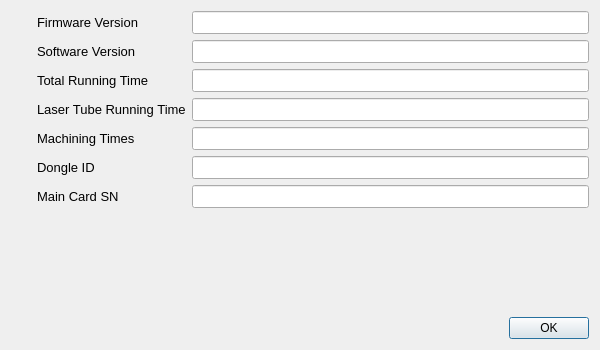
<?xml version="1.0" encoding="UTF-8"?>
<ui version="4.0">
 <class>MainCardInfoDialog</class>
 <widget class="QDialog" name="MainCardInfoDialog">
  <property name="geometry">
   <rect>
    <x>0</x>
    <y>0</y>
    <width>600</width>
    <height>350</height>
   </rect>
  </property>
  <property name="sizePolicy">
   <sizepolicy hsizetype="Fixed" vsizetype="Fixed">
    <horstretch>0</horstretch>
    <verstretch>0</verstretch>
   </sizepolicy>
  </property>
  <property name="maximumSize">
   <size>
    <width>600</width>
    <height>350</height>
   </size>
  </property>
  <property name="windowTitle">
   <string>Main Card Info</string>
  </property>
  <layout class="QVBoxLayout" name="verticalLayout">
   <item>
    <layout class="QHBoxLayout" name="horizontalLayout">
     <item>
      <layout class="QVBoxLayout" name="verticalLayout_3">
       <property name="leftMargin">
        <number>0</number>
       </property>
       <item>
        <widget class="QLabel" name="labelIcon">
         <property name="maximumSize">
          <size>
           <width>64</width>
           <height>64</height>
          </size>
         </property>
         <property name="text">
          <string/>
         </property>
         <property name="pixmap">
          <pixmap resource="../res/icons.qrc">:/ui/icons/images/app_icon_256.png</pixmap>
         </property>
         <property name="scaledContents">
          <bool>true</bool>
         </property>
        </widget>
       </item>
       <item>
        <spacer name="verticalSpacer">
         <property name="orientation">
          <enum>Qt::Vertical</enum>
         </property>
         <property name="sizeHint" stdset="0">
          <size>
           <width>20</width>
           <height>40</height>
          </size>
         </property>
        </spacer>
       </item>
      </layout>
     </item>
     <item>
      <layout class="QFormLayout" name="formLayout">
       <item row="0" column="0">
        <widget class="QLabel" name="label">
         <property name="font">
          <font>
           <pointsize>10</pointsize>
          </font>
         </property>
         <property name="text">
          <string>Firmware Version</string>
         </property>
        </widget>
       </item>
       <item row="0" column="1">
        <widget class="QLineEdit" name="lineEditFirmwareVersion">
         <property name="font">
          <font>
           <pointsize>10</pointsize>
          </font>
         </property>
         <property name="readOnly">
          <bool>true</bool>
         </property>
         <property name="placeholderText">
          <string/>
         </property>
        </widget>
       </item>
       <item row="1" column="0">
        <widget class="QLabel" name="label_3">
         <property name="font">
          <font>
           <pointsize>10</pointsize>
          </font>
         </property>
         <property name="text">
          <string>Software Version</string>
         </property>
        </widget>
       </item>
       <item row="1" column="1">
        <widget class="QLineEdit" name="lineEditSoftwareVersion">
         <property name="font">
          <font>
           <pointsize>10</pointsize>
          </font>
         </property>
         <property name="readOnly">
          <bool>true</bool>
         </property>
         <property name="placeholderText">
          <string/>
         </property>
        </widget>
       </item>
       <item row="2" column="0">
        <widget class="QLabel" name="label_5">
         <property name="font">
          <font>
           <pointsize>10</pointsize>
          </font>
         </property>
         <property name="text">
          <string>Total Running Time</string>
         </property>
        </widget>
       </item>
       <item row="2" column="1">
        <widget class="QLineEdit" name="lineEditTotalRunningTime">
         <property name="font">
          <font>
           <pointsize>10</pointsize>
          </font>
         </property>
         <property name="readOnly">
          <bool>true</bool>
         </property>
         <property name="placeholderText">
          <string/>
         </property>
        </widget>
       </item>
       <item row="3" column="0">
        <widget class="QLabel" name="label_7">
         <property name="font">
          <font>
           <pointsize>10</pointsize>
          </font>
         </property>
         <property name="text">
          <string>Laser Tube Running Time</string>
         </property>
        </widget>
       </item>
       <item row="3" column="1">
        <widget class="QLineEdit" name="lineEditLaserTubeRunningTime">
         <property name="font">
          <font>
           <pointsize>10</pointsize>
          </font>
         </property>
         <property name="readOnly">
          <bool>true</bool>
         </property>
         <property name="placeholderText">
          <string/>
         </property>
        </widget>
       </item>
       <item row="4" column="0">
        <widget class="QLabel" name="label_9">
         <property name="font">
          <font>
           <pointsize>10</pointsize>
          </font>
         </property>
         <property name="text">
          <string>Machining Times</string>
         </property>
        </widget>
       </item>
       <item row="4" column="1">
        <widget class="QLineEdit" name="lineEditMachiningTimes">
         <property name="font">
          <font>
           <pointsize>10</pointsize>
          </font>
         </property>
         <property name="readOnly">
          <bool>true</bool>
         </property>
         <property name="placeholderText">
          <string/>
         </property>
        </widget>
       </item>
       <item row="5" column="0">
        <widget class="QLabel" name="label_11">
         <property name="font">
          <font>
           <pointsize>10</pointsize>
          </font>
         </property>
         <property name="text">
          <string>Dongle ID</string>
         </property>
        </widget>
       </item>
       <item row="5" column="1">
        <widget class="QLineEdit" name="lineEditDongleId">
         <property name="font">
          <font>
           <pointsize>10</pointsize>
          </font>
         </property>
         <property name="readOnly">
          <bool>true</bool>
         </property>
         <property name="placeholderText">
          <string/>
         </property>
        </widget>
       </item>
       <item row="6" column="0">
        <widget class="QLabel" name="label_13">
         <property name="font">
          <font>
           <pointsize>10</pointsize>
          </font>
         </property>
         <property name="text">
          <string>Main Card SN</string>
         </property>
        </widget>
       </item>
       <item row="6" column="1">
        <widget class="QLineEdit" name="lineEditMainCardId">
         <property name="font">
          <font>
           <pointsize>10</pointsize>
          </font>
         </property>
         <property name="readOnly">
          <bool>true</bool>
         </property>
         <property name="placeholderText">
          <string/>
         </property>
        </widget>
       </item>
      </layout>
     </item>
    </layout>
   </item>
   <item>
    <widget class="QDialogButtonBox" name="buttonBox">
     <property name="orientation">
      <enum>Qt::Horizontal</enum>
     </property>
     <property name="standardButtons">
      <set>QDialogButtonBox::Ok</set>
     </property>
    </widget>
   </item>
  </layout>
 </widget>
 <resources>
  <include location="../res/icons.qrc"/>
 </resources>
 <connections>
  <connection>
   <sender>buttonBox</sender>
   <signal>accepted()</signal>
   <receiver>MainCardInfoDialog</receiver>
   <slot>accept()</slot>
   <hints>
    <hint type="sourcelabel">
     <x>248</x>
     <y>254</y>
    </hint>
    <hint type="destinationlabel">
     <x>157</x>
     <y>274</y>
    </hint>
   </hints>
  </connection>
  <connection>
   <sender>buttonBox</sender>
   <signal>rejected()</signal>
   <receiver>MainCardInfoDialog</receiver>
   <slot>reject()</slot>
   <hints>
    <hint type="sourcelabel">
     <x>316</x>
     <y>260</y>
    </hint>
    <hint type="destinationlabel">
     <x>286</x>
     <y>274</y>
    </hint>
   </hints>
  </connection>
 </connections>
</ui>
